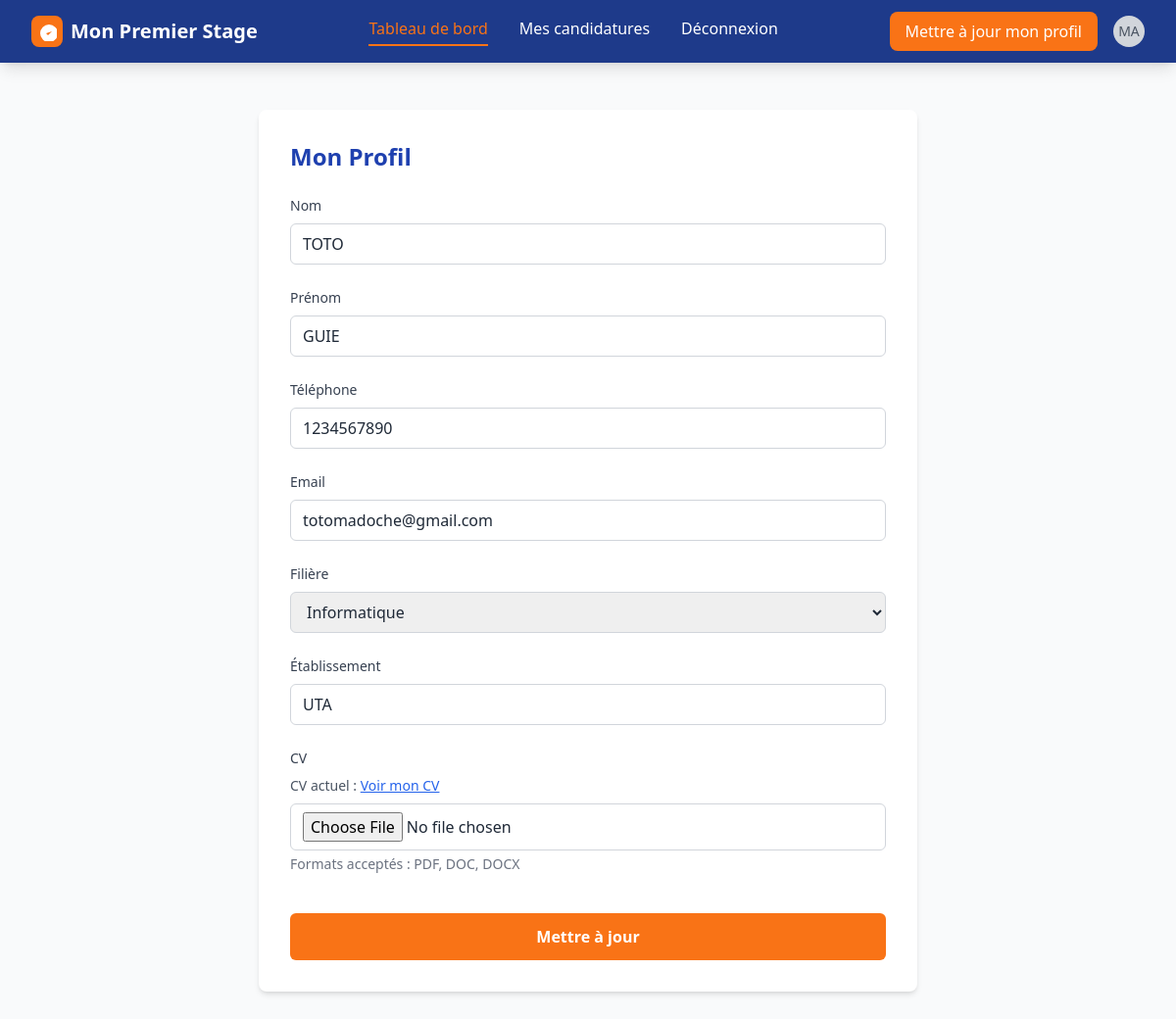
/profilCandidat/ (signed in), run on the app's committed database.
### app_premier_stage/models.py (models this page shows, shortened)
class User(AbstractUser):
    ROLES_CHOICES = (
        ("stagiaire", "Stagiaire"),
        ("entreprise", "Entreprise"),
        ("administrateur", "Administrateur"),
    )
    role = models.CharField(max_length=20, choices=ROLES_CHOICES, default="stagiaire")
    is_profile_completed = models.BooleanField(default=False)

class Stagiaire(models.Model):
    id_stagiaire = models.UUIDField(primary_key=True, default=uuid.uuid4, editable=False)
    user = models.OneToOneField(
        settings.AUTH_USER_MODEL,
        on_delete=models.CASCADE,
        related_name="profil_stagiaire"
    )
    nom_stagiaire = models.CharField(max_length=30, default="")
    prenom_stagiaire = models.CharField(max_length=100, default="")
    etablissement = models.CharField(max_length=50, default="")
    date_naissance_stagiaire = models.DateField()
    telephone_stagiaire = models.CharField(max_length=15, default="+225")
    email_stagiaire = models.EmailField(max_length=30,default="")
    filiere_stagiaire = models.CharField(max_length=30, default="")
    cv_stagiaire = models.FileField(upload_to="cvs/", blank=True, null=True)
    photo = models.ImageField(upload_to="photos/", blank=True, null=True)

### app_premier_stage/views.py (the view, shortened to what this page needs)
# urls.py: path('profilCandidat/',views.profilUpdate,name='profilcandidat'),
@login_required(login_url="connexion")
def profilUpdate(request):
    stagiaire = get_object_or_404(Stagiaire, user=request.user)
    return render(request, "diplome/profil.html", {"stagiaire": stagiaire})

### app_premier_stage/templates/diplome/profil.html (shortened to what this page needs)
{% extends 'base.html' %}
{% block content %}
{% include "diplome/header.html" %}
<section class="py-12">
    <div class="container mx-auto px-4">
        <div class="max-w-2xl mx-auto">
            <div class="bg-white rounded-lg shadow-md p-8">
                <h2 class="text-2xl font-bold text-blue-800 mb-6">Mon Profil</h2>
                <form method="POST" enctype="multipart/form-data" class="space-y-6">
                    <div>
                        <label class="block text-sm font-medium text-gray-700 mb-2">Nom</label>
                        <input name="nom_stagiaire" type="text" value="{{ stagiaire.nom_stagiaire }}"
                            class="w-full px-3 py-2 border border-gray-300 rounded-md focus:outline-none focus:ring-2 focus:ring-blue-500">
                    </div>
                    <div>
                        <label class="block text-sm font-medium text-gray-700 mb-2">Prénom</label>
                        <input name="prenom_stagiaire" type="text" value="{{ stagiaire.prenom_stagiaire }}"
                            class="w-full px-3 py-2 border border-gray-300 rounded-md focus:outline-none focus:ring-2 focus:ring-blue-500">
                    </div>
                    <div>
                        <label class="block text-sm font-medium text-gray-700 mb-2">Téléphone</label>
                        <input name="telephone_stagiaire" type="text" value="{{ stagiaire.telephone_stagiaire }}"
                            class="w-full px-3 py-2 border border-gray-300 rounded-md focus:outline-none focus:ring-2 focus:ring-blue-500">
                    </div>
                    <div>
                        <label class="block text-sm font-medium text-gray-700 mb-2">Email</label>
                        <input name="email" type="email" value="{{ request.user.email }}"
                            class="w-full px-3 py-2 border border-gray-300 rounded-md focus:outline-none focus:ring-2 focus:ring-blue-500">
                    </div>
                    <div>
                        <label class="block text-sm font-medium text-gray-700 mb-2">Filière</label>
                        <select name="filiere_stagiaire" class="w-full px-3 py-2 border border-gray-300 rounded-md focus:outline-none focus:ring-2 focus:ring-blue-500">
                            <option value="{{ stagiaire.filiere_stagiaire }}" selected>{{ stagiaire.filiere_stagiaire }}</option>
                        </select>
                    </div>
                    <div>
                        <label class="block text-sm font-medium text-gray-700 mb-2">Établissement</label>
                        <input name="etablissement" type="text" value="{{ stagiaire.etablissement }}"
                            class="w-full px-3 py-2 border border-gray-300 rounded-md focus:outline-none focus:ring-2 focus:ring-blue-500">
                    </div>
                    <div>
                        <label class="block text-sm font-medium text-gray-700 mb-2">CV</label>
                        {% if stagiaire.cv_stagiaire %}
                            <p class="text-sm text-gray-600 mb-2">
                                CV actuel : <a href="{{ stagiaire.cv_stagiaire.url }}" target="_blank" class="text-blue-600 underline">Voir mon CV</a>
                            </p>
                        {% endif %}
                        <input name="cv_stagiaire" type="file" accept=".pdf,.doc,.docx"
                            class="w-full px-3 py-2 border border-gray-300 rounded-md focus:outline-none focus:ring-2 focus:ring-blue-500">
                        <p class="text-sm text-gray-500 mt-1">Formats acceptés : PDF, DOC, DOCX</p>
                    </div>
                    <div class="pt-4">
                        <button type="submit"
                                class="w-full bg-orange-500 text-white py-3 px-4 rounded-md hover:bg-orange-600 transition-colors font-semibold">
                            Mettre à jour
                        </button>
                    </div>
                </form>
            </div>
        </div>
    </div>
</section>
{% endblock %}

### app_premier_stage/templates/diplome/header.html (shortened to what this page needs)
    <header class="bg-primary-blue text-white shadow-lg">
        <div class="max-w-7xl mx-auto px-4 sm:px-6 lg:px-8">
            <div class="flex justify-between items-center h-16">
                <div class="flex items-center space-x-2">
                    <div class="w-8 h-8 bg-primary-orange rounded-lg flex items-center justify-center">
                        <svg class="w-5 h-5 text-white" fill="currentColor" viewBox="0 0 20 20">
                            <path d="M9 12l2 2 4-4m6 2a9 9 0 11-18 0 9 9 0 0118 0z"/>
                        </svg>
                    </div>
                    <span class="text-xl font-bold">Mon Premier Stage</span>
                </div>
                <nav class="hidden md:flex space-x-8">
                    <a href="{% url 'diplome' %}" class="text-primary-orange font-medium border-b-2 border-primary-orange pb-1">Tableau de bord</a>
                    <a href="{% url 'candidature' %}" class="hover:text-primary-orange transition-colors">Mes candidatures</a>
                    <a href="{% url "deconnexion" %}" class="hover:text-red-400 transition-colors">Déconnexion</a>
                </nav>
                <div class="hidden md:flex items-center space-x-4">
                    <a href="{% url 'profilcandidat' %}">
                        <button class="bg-primary-orange hover:bg-orange-600 px-4 py-2 rounded-lg font-medium transition-colors">
                            Mettre à jour mon profil
                        </button>
                    </a>
                    <div class="w-8 h-8 bg-gray-300 rounded-full flex items-center justify-center">
                        <span class="text-gray-600 font-medium text-sm">
                            {{ user.first_name|default:user.username|slice:":2"|upper }}
                        </span>
                    </div>
                </div>
            </div>
        </div>
    </header>

### data on the page
User: first_name "MA", email "totomadoche@gmail.com"
Stagiaire: nom_stagiaire "TOTO", prenom_stagiaire "GUIE", telephone_stagiaire "1234567890", filiere_stagiaire "Informatique", etablissement "UTA"
